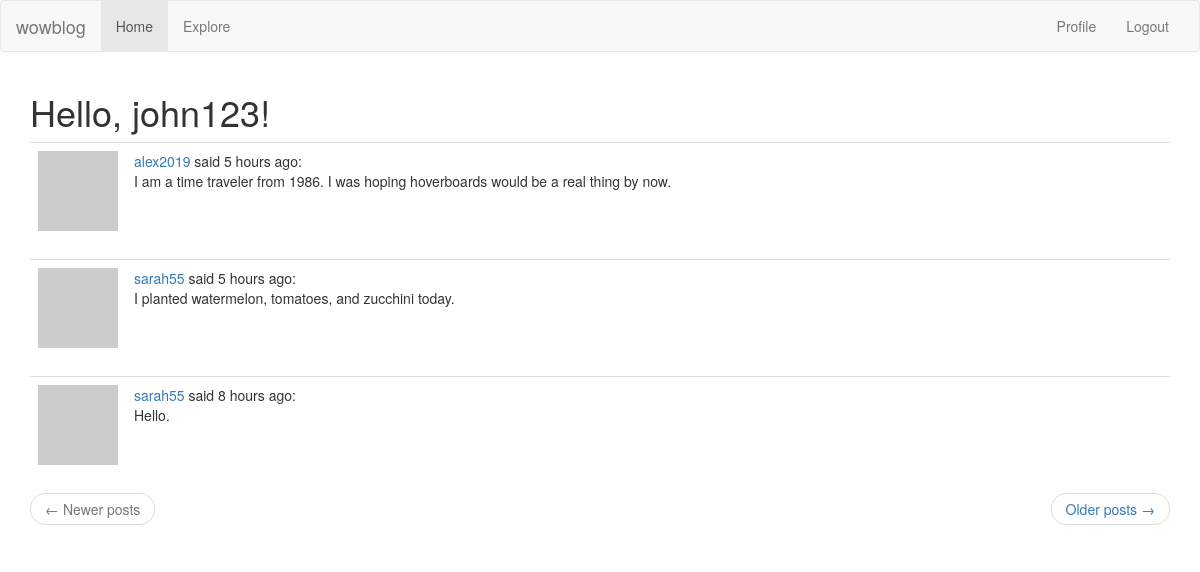
Page /explore (signed in) on the committed database.
### app/models.py (models this page shows, shortened)
class User(UserMixin, db.Model):
    id = db.Column(db.Integer, primary_key=True)
    username = db.Column(db.String(64), index=True, unique=True)
    email = db.Column(db.String(120), index=True, unique=True)
    password_hash = db.Column(db.String(128))
    posts = db.relationship('Post', backref='author', lazy='dynamic')
    about_me = db.Column(db.String(140))
    last_seen = db.Column(db.DateTime, default=datetime.utcnow)
    def avatar(self, size):
        digest = md5(self.email.lower().encode('utf-8')).hexdigest()
        return 'https://www.gravatar.com/avatar/{}?d=identicon&s={}'.format(digest, size)
    followed = db.relationship(
        'User', secondary=followers, # 'User' is the right side entity of the relationship. Since this is a self-referential relationship, use the same class on both sides. 'Secondary' configures the association table (followers)
        primaryjoin=(followers.c.follower_id == id), #primaryjoin indicates the condition that links the left side entity (The follower user with the followers table). 'followers.c.follower_id' calls the follower_id in the table
        secondaryjoin=(followers.c.followed_id == id), #secondaryjoin indicates the condition that links the right side entity (the followed user).
        backref=db.backref('followers', lazy='dynamic'), lazy='dynamic') #backref refines how this relationship will be accessed from the right side entity. 'lazy' indicates execution mode. Dynamic means the query doesn't run until specifically requested. The second 'lazy' applies to the left side query.

class Post(db.Model):
    id = db.Column(db.Integer, primary_key=True)
    body = db.Column(db.String(2000))
    timestamp = db.Column(db.DateTime, index=True, default=datetime.utcnow)
    user_id = db.Column(db.Integer, db.ForeignKey('user.id'))
    language = db.Column(db.String(5))

### app/main/routes.py (the view)
@bp.route('/explore')
@login_required
def explore():
    page = request.args.get('page', 1, type=int)
    posts = Post.query.order_by(Post.timestamp.desc()).paginate(page, current_app.config['POSTS_PER_PAGE'], False)
    next_url = url_for('main.explore', page=posts.next_num) if posts.has_next else None
    prev_url = url_for('main.explore', page=posts.prev_num) if posts.has_prev else None
    return render_template('index.html', title='Explore', posts=posts.items, next_url=next_url, prev_url=prev_url)

### app/main/routes.py (called while the page is built)
@bp.before_app_request
def before_request():
    if current_user.is_authenticated:
        current_user.last_seen = datetime.utcnow()
        db.session.commit()
    g.locale = str(get_locale())

### app/models.py (called while the page is built)
@login.user_loader
def load_user(id):
    return User.query.get(int(id))  # id that Flask-Login passes to the function is a string, so need to convert to int

### app/templates/index.html (shortened to what this page needs)
<!DOCTYPE html>
{% extends "base.html" %}
{% import 'bootstrap/wtf.html' as wtf %}
{% block app_content %}
    <h1>Hello, {{ current_user.username }}!</h1>
    {% for post in posts %}
        {% include '_post.html' %}
    {% endfor %}
    <nav aria-label="...">
        <ul class="pager">
            <li class="previous{% if not prev_url %} disabled{% endif %}">
                <a href="{{ prev_url or '#' }}">
                    <span aria-hidden="true">&larr;</span> Newer posts
                </a>
            </li>
            <li class="next{% if not next_url %} disabled{% endif %}">
                <a href="{{ next_url or '#' }}">
                    Older posts <span aria-hidden="true">&rarr;</span>
                </a>
            </li>
        </ul>
    </nav>
{% endblock %}

### app/templates/_post.html
<table class="table table-hover">
    <tr>
        <td width="70px">
            <a href="{{ url_for('main.user', username=post.author.username) }}">
                <img src="{{ post.author.avatar(70) }}" />
            </a>
        </td>
        <td>
            <a href="{{ url_for('main.user', username=post.author.username) }}"> {{ post.author.username }}
            </a>
            said {{ moment(post.timestamp).fromNow() }}:
            <br>
            {{ post.body }}
        </td>
    </tr>
</table>

### rows in the picture
User: username "john123"
Post: author.username "alex2019", timestamp "5 hours ago", body "I am a time traveler from 1986. I was hoping hoverboards would be a real thing by now."
Post: author.username "sarah55", timestamp "5 hours ago", body "I planted watermelon, tomatoes, and zucchini today."
Post: author.username "sarah55", timestamp "8 hours ago", body "Hello."
